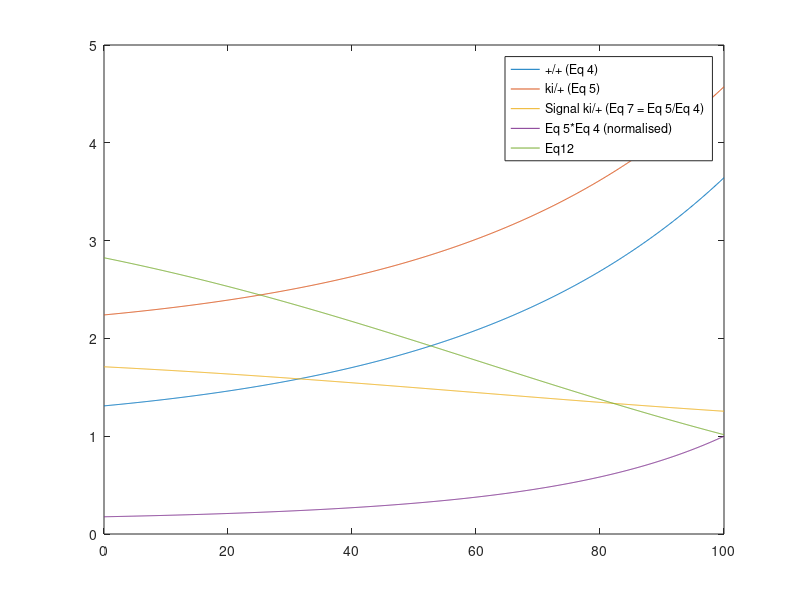
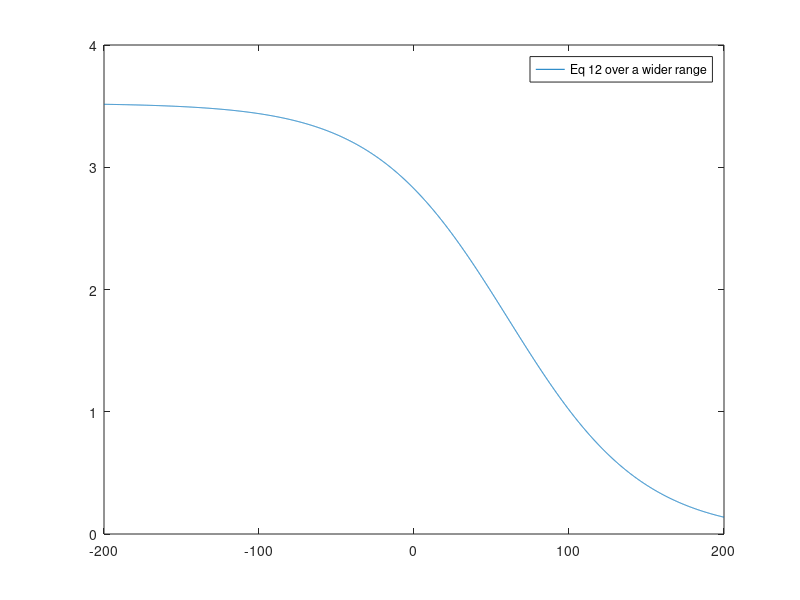

Here is the MATLAB script that generated these plots, in order:
% Reber et al 2004, Box 1 Equations

x = [0:0.1:100];

% Equation 4 wildtype: +/+
plus_plus = 0.26 .* exp (0.023.*x) + 1.05;

% Equation 5. heterozygous EphA3 knockin: ki/+
%ki_plus =  0.26 .* exp (0.023.*x) + 1.98;
ki_plus =  plus_plus + (1.98-1.05);

% Equation 6. homozygous EphA3 knockin: ki/ki
ki_ki =   plus_plus + (2.91-1.05);

% Equation 7 - Local relative signalling ratio for ki/+ EphA3 knockin
%
% This is it - Reber et al say that the signal is ratio of knockin to
% wildtype expression. Really, this just says that at some point, the
% system can't discriminate between the levels. And is this true for
% retinal levels or is it due to the ligand levels on the tectum?
R_ki_plus = ki_plus ./ plus_plus;

% Eq. 8 - ratio for ki/ki EphA3 knockin
R_ki_ki = ki_ki ./ plus_plus;

mult = ki_plus .* plus_plus;
mult = mult ./ max(mult);

Eq12 = 3.7 ./ (0.26 .* exp(0.023.*x) + 1.05);

figure(1); clf;
plot (x, plus_plus);
hold on;
plot (x, ki_plus);
plot (x, R_ki_plus);
plot (x, mult);
plot (x, Eq12);
legend (['+/+ (Eq 4)';'ki/+ (Eq 5)';'Signal ki/+ (Eq 7 = Eq 5/Eq 4)';'Eq 5*Eq 4 (normalised)';'Eq12']);

figure(2); clf;
xx = [-200:0.1:200];
Eq12 = 3.7 ./ (0.26 .* exp(0.023.*xx) + 1.05);
plot (xx, Eq12);
legend('Eq 12 over a wider range')
